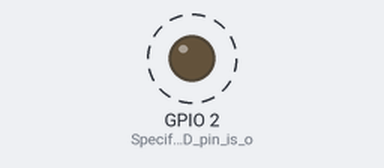
Recording of a sketch running on a simulated ESP32. Shown: output pins drawn as LEDs (lit = HIGH). Dashed ring = blinking. Random numbers use the default seed unless the sketch sets one; nothing arrives over Bluetooth unless stated; what the sketch prints to the serial monitor is not drawn.

Above: at 1.1 s.
Timing chart, 0 to 4.6 s (numbered marks = the images above):
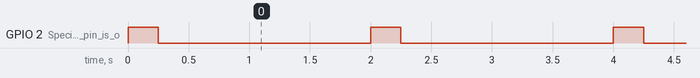

Measured:
- by itself, GPIO 2 (Specify_that_LED_pin_is_o): alternates HIGH for 0.25 s and LOW for 1.8 s

The sketch:

seial_blu_temper.ino
```cpp
/*Program to control LED (ON/OFF) from ESP32 using Serial Bluetooth
 * Thanks to Neil Kolbans for his efoorts in adding the support to Arduino IDE
 * Turotial on: www.circuitdigest.com
 */

#include "BluetoothSerial.h" //Header File for Serial Bluetooth, will be added by default into Arduino

BluetoothSerial ESP_BT; //Object for Bluetooth


void setup() {
  Serial.begin(9600); //Start Serial monitor in 9600
  ESP_BT.begin("ESP32_TEMP"); //Name of your Bluetooth Signal
  Serial.println("Bluetooth Device is Ready to Pair");
  pinMode (LED_BUILTIN, OUTPUT);//Specify that LED pin is output
}

void loop() {
      float c = random(35.0,40.0);
      ESP_BT.println(c);
      Serial.println(c);
      digitalWrite(LED_BUILTIN, HIGH);
      delay(250);
      digitalWrite(LED_BUILTIN, LOW);
      delay(750+1000);
}
```
